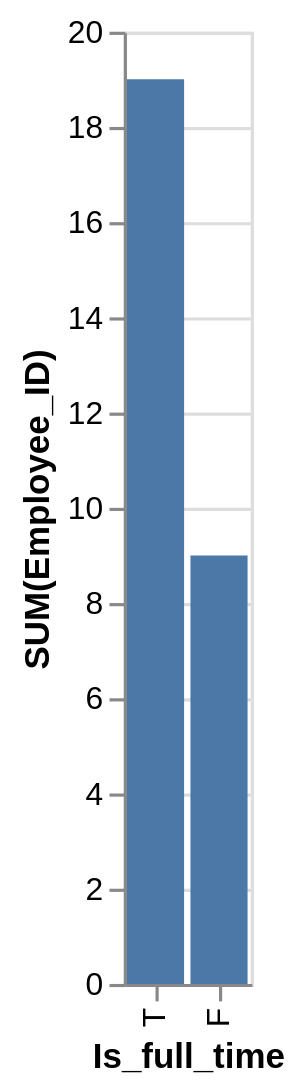

Source (Vega-Lite JSON):
### Vega-Lite specification from a JSON file in a GitHub repository (floating-point values rounded to 4 significant figures)
{"data": {"values": [{"x_data": "T", "y_data": 19}, {"x_data": "F", "y_data": 9}]}, "mark": "bar", "encoding": {"x": {"field": "x_data", "type": "nominal", "title": "Is_full_time", "sort": "descending"}, "y": {"field": "y_data", "type": "quantitative", "title": "SUM(Employee_ID)"}}}
